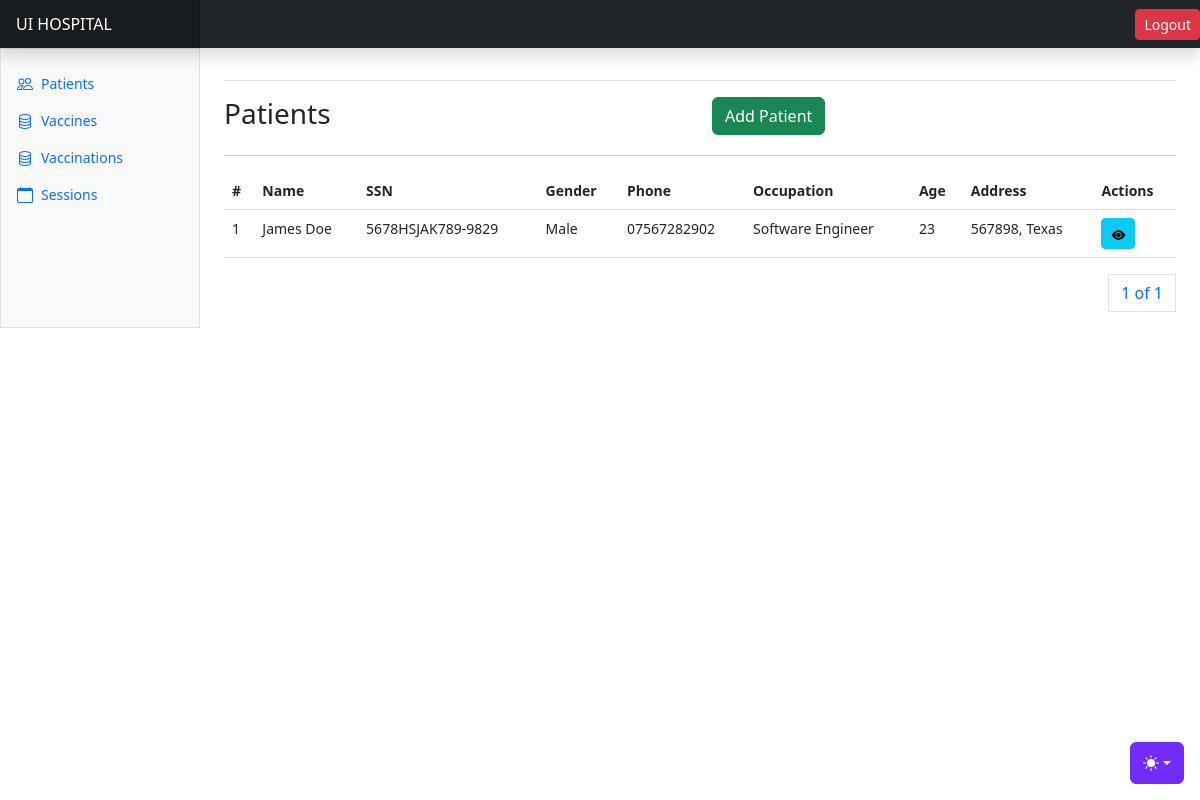
/users/patients/ (signed in), run on the app's committed database.
### users/models.py (models this page shows, shortened)
class Patient(AbstractBaseModel):
    user = models.OneToOneField(User, on_delete=models.CASCADE)
    social_security_number = models.CharField(max_length=255)
    race = models.CharField(max_length=255, choices=RACE_CHOICES)
    first_name = models.CharField(max_length=255)
    last_name = models.CharField(max_length=255)
    gender = models.CharField(max_length=255, choices=GENDER_CHOICES)
    phone_number =models.CharField(max_length=255)
    address = models.CharField(max_length=255)
    age = models.IntegerField(null=True)
    occupation = models.CharField(max_length=255)
    medical_history = models.TextField(null=True)

### users/views.py (the view)
# urls.py: path("patients/", patients, name="patients"),
@login_required(login_url="/users/login/")
def patients(request):
    patients = Patient.objects.all()
    paginator = Paginator(patients, 10)
    page_number = request.GET.get("page")
    page_obj = paginator.get_page(page_number)
    context = {
        "patients": patients,
        "page_obj": page_obj
    }
    return render(request, "patients/patients.html", context)

### users/models.py (called while the page is built)
    def name(self):
        return f"{self.first_name} {self.last_name}"

### templates/patients/patients.html (shortened to what this page needs)
{% extends "base.html" %}
{% block content %}
<div class="row">
    <div class="col">
        <h3>Patients</h3>
    </div>
    <div class="col">
        <a class="btn btn-success" data-bs-toggle="modal" data-bs-target="#newPatientModal">Add Patient</a>
    </div>
</div>
<hr/>
      <div class="table-responsive small">
        <table class="table">
          <thead>
            <tr>
              <th scope="col">#</th>
              <th scope="col">Name</th>
              <th scope="col">SSN</th>
              <th scope="col">Gender</th>
              <th scope="col">Phone</th>
              <th scope="col">Occupation</th>
              <th scope="col">Age</th>
              <th scope="col">Address</th>
              <th scope="col" colspan="1">Actions</th>
            </tr>
          </thead>
          <tbody>
            {% for patient in page_obj %}
            <tr>
              <td>{{patient.id}}</td>
              <td>{{patient.first_name}} {{patient.last_name}}</td>
              <td>{{patient.social_security_number}}</td>
              <td>{{patient.gender}}</td>
              <td>{{patient.phone_number}}</td>
              <td>{{patient.occupation}}</td>
              <td>{{patient.age}}</td>
              <td>{{patient.address}}</td>
              <td>
                <a href="{% url 'patient-details' patient.id %}" class="btn btn-info btn-sm"><i class="bi bi-eye-fill"></i></a>
              </td>
            </tr>
            {% endfor %}
          </tbody>
        </table>
        <div>
          <nav aria-label="Page navigation example">
            <ul class="pagination justify-content-end">
              <a class="page-link" href="#">{{ page_obj.number }} of {{ page_obj.paginator.num_pages }}</a>
            </ul>
          </nav>
        </div>
      </div>
{% endblock content %}

### static/dashboard.css (style rules this page uses)
.bi { display: inline-block; width: 1rem; height: 1rem; }

### templates/base.html (style rules this page uses)
.bi { vertical-align: -.125em; fill: currentColor; }

### data on the page
Patient: id "1", first_name "James", last_name "Doe", social_security_number "5678HSJAK789-9829", gender "Male", phone_number "07567282902", occupation "Software Engineer", age "23", address "567898, Texas"

### other printed values
{{ page_obj.number }} "1"
{{ page_obj.paginator.num_pages }} "1"
